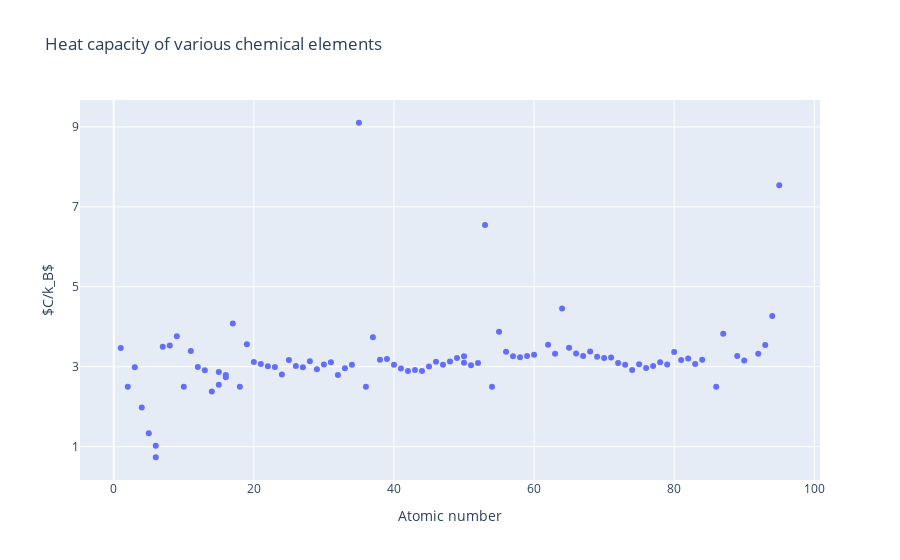

The cell this chart's notebook holds for it:
### Code cell
# hovertext = df.T.apply(
#     lambda s: f'<sup>{s['Atomic number']}</sup>{s.['Atomic symbol']} '
#               f'[{s['Element']}]'
# )



# hovertext = df.apply(lambda x: f"{x['Atomic symbol']}-{x['Atomic number']}", axis = 1)
hovertext = None

fig = go.Figure(
    data=[
        go.Scatter(
            x=df['Atomic number'],
            y=df['Specific heat']/R,
            mode='markers+text',
            textposition='top center',
            hovertext=hovertext,
            hoverinfo='text'
        ),
    ],
    layout=go.Layout(
        title='Heat capacity of various chemical elements',
        autosize=True,
        yaxis=go.layout.YAxis(
            title='$C/k_B$',
            tick0=1,
            dtick=2,
        ),
        xaxis=go.layout.XAxis(
            title='Atomic number'
        ),
        hovermode='closest',
    ),
)

py.iplot(fig, show_link=False)

### Figure 1 — Plotly figure (JSON) as saved in the notebook; plotly's stock layout.template omitted (floating-point values rounded to 4 significant figures)
{"data": [{"hoverinfo": "text", "mode": "markers+text", "textposition": "top center", "type": "scatter", "x": [1, 2, 3, 4, 5, 6, 6, 7, 8, 9, 10, 11, 12, 13, 14, 15, 15, 16, 16, 17, 18, 19, 20, 21, 22, 23, 24, 25, 26, 27, 28, 29, 30, 31, 32, 33, 34, 35, 36, 37, 38, 39, 40, 41, 42, 43, 44, 45, 46, 47, 48, 49, 50, 50, 51, 52, 53, 54, 55, 56, 57, 58, 59, 60, 62, 63, 64, 65, 66, 67, 68, 69, 70, 71, 72, 73, 74, 75, 76, 77, 78, 79, 80, 81, 82, 83, 84, 86, 87, 89, 90, 92, 93, 94, 95], "y": [3.468, 2.5, 2.99, 1.978, 1.333, 1.024, 0.7355, 3.503, 3.533, 3.765, 2.5, 3.395, 2.991, 2.911, 2.38, 2.865, 2.549, 2.736, 2.794, 4.083, 2.5, 3.56, 3.119, 3.069, 3.014, 2.994, 2.808, 3.166, 3.019, 2.984, 3.136, 2.939, 3.054, 3.11, 2.793, 2.964, 3.05, 9.103, 2.5, 3.736, 3.175, 3.191, 3.05, 2.959, 2.894, 2.919, 2.894, 3.004, 3.125, 3.049, 3.129, 3.216, 3.261, 3.099, 3.034, 3.095, 6.548, 2.5, 3.874, 3.376, 3.261, 3.24, 3.271, 3.301, 3.553, 3.327, 4.454, 3.477, 3.332, 3.265, 3.382, 3.251, 3.216, 3.231, 3.095, 3.05, 2.919, 3.065, 2.971, 3.019, 3.11, 3.057, 3.366, 3.166, 3.205, 3.069, 3.175, 2.5, 3.825, 3.271, 3.155, 3.327, 3.543, 4.27, 7.541]}], "layout": {"autosize": true, "hovermode": "closest", "title": {"text": "Heat capacity of various chemical elements"}, "xaxis": {"title": {"text": "Atomic number"}}, "yaxis": {"dtick": 2, "tick0": 1, "title": {"text": "$C/k_B$"}}}}
